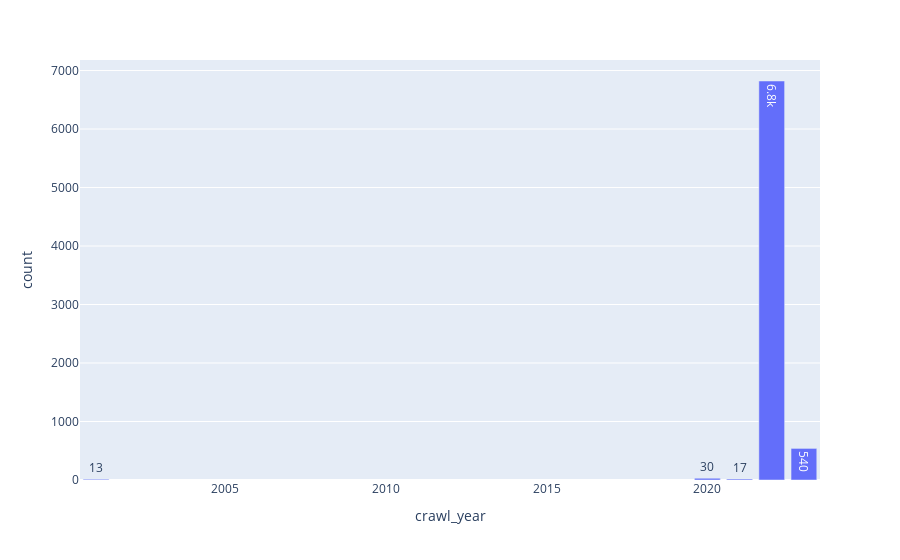

The code cell stored with this chart in its notebook:
### Markdown cell above
Then, we want to visualise their distribution over time, using **plotly** to make a bar chart.

### Code cell
fig = px.bar(crawl_year_sorted, y='count', x='crawl_year', text_auto='.2s')
fig.show()

### Figure 1 — Plotly figure (JSON) as saved in the notebook; plotly's stock layout.template omitted (floating-point values rounded to 4 significant figures)
{"data": [{"alignmentgroup": "True", "hovertemplate": "crawl_year=%{x}<br>count=%{y}<extra></extra>", "legendgroup": "", "marker": {"color": "#636efa", "pattern": {"shape": ""}}, "name": "", "offsetgroup": "", "orientation": "v", "showlegend": false, "textposition": "auto", "texttemplate": "%{y:.2s}", "type": "bar", "x": [2001, 2020, 2021, 2022, 2023], "xaxis": "x", "y": [13, 30, 17, 6821, 540], "yaxis": "y"}], "layout": {"barmode": "relative", "legend": {"tracegroupgap": 0}, "margin": {"t": 60}, "xaxis": {"anchor": "y", "domain": [0, 1], "title": {"text": "crawl_year"}}, "yaxis": {"anchor": "x", "domain": [0, 1], "title": {"text": "count"}}}}
